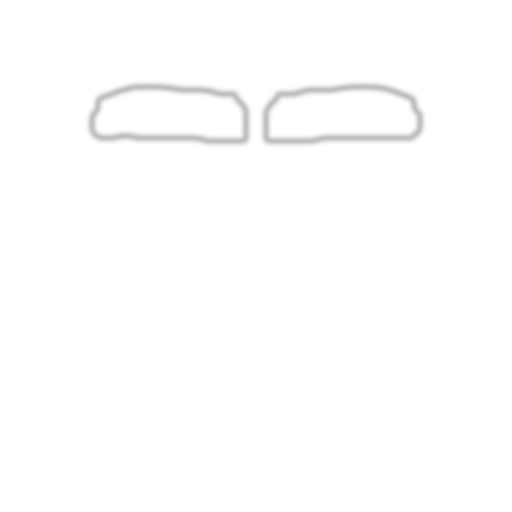
#> input picture unity/MakeupARUnityValidation/Assets/Resources/SmoothRegionMasks/brow-cleanup-source-v1.png, 512 x 512 px, found by its file name
$ python verify_brow_cleanup_source_mask.py
#> lines starting #> are read from the running program, lines starting #| are printed output that depends on the picture; after the words box and inside, x2 and y2 are one past the last pixel; in counts of white or black regions, pixels touching at a corner belong together
#!/usr/bin/env python3
"""Verify the canonical source-brow cleanup mask."""

from __future__ import annotations

import argparse
from collections import deque
from pathlib import Path
from typing import Any

import numpy as np
from PIL import Image


DEFAULT_MASK = Path(
    "unity/MakeupARUnityValidation/Assets/Resources/SmoothRegionMasks/"
    "brow-cleanup-source-v1.png"
)


def parse_args() -> argparse.Namespace:
    parser = argparse.ArgumentParser(description="Verify brow cleanup source mask.")
    parser.add_argument("--repo-root", type=Path, default=Path.cwd())
    parser.add_argument("--mask", type=Path, default=DEFAULT_MASK)
    parser.add_argument("--resolution", type=int, default=512)
    parser.add_argument("--active-threshold", type=int, default=8)
    parser.add_argument("--component-threshold", type=int, default=32)
    return parser.parse_args()


def resolve(repo: Path, path: Path) -> Path:
    return path if path.is_absolute() else repo / path


def require(condition: bool, message: str) -> None:
    if not condition:
        raise AssertionError(message)


def bbox_for(mask: np.ndarray) -> dict[str, int] | None:
    rows, cols = np.nonzero(mask)
    if len(cols) == 0:
        return None

    return {
        "left": int(cols.min()),
        "top": int(rows.min()),
        "right": int(cols.max()),
        "bottom": int(rows.max()),
        "width": int(cols.max() - cols.min() + 1),
        "height": int(rows.max() - rows.min() + 1),
    }


def connected_components(mask: np.ndarray, min_pixels: int) -> list[dict[str, Any]]:
    height, width = mask.shape
    visited = np.zeros(mask.shape, dtype=bool)
    components: list[dict[str, Any]] = []
    neighbors = ((1, 0), (-1, 0), (0, 1), (0, -1))

    rows, cols = np.nonzero(mask)
    for start_y, start_x in zip(rows.tolist(), cols.tolist()):
        if visited[start_y, start_x]:
            continue

        queue: deque[tuple[int, int]] = deque([(start_y, start_x)])
        visited[start_y, start_x] = True
        pixels: list[tuple[int, int]] = []
        while queue:
            y, x = queue.popleft()
            pixels.append((y, x))
            for dy, dx in neighbors:
                next_y = y + dy
                next_x = x + dx
                if (
                    0 <= next_y < height
                    and 0 <= next_x < width
                    and mask[next_y, next_x]
                    and not visited[next_y, next_x]
                ):
                    visited[next_y, next_x] = True
                    queue.append((next_y, next_x))

        if len(pixels) < min_pixels:
            continue

        ys, xs = zip(*pixels)
        components.append(
            {
                "pixelCount": len(pixels),
                "bbox": {
                    "left": int(min(xs)),
                    "top": int(min(ys)),
                    "right": int(max(xs)),
                    "bottom": int(max(ys)),
                    "width": int(max(xs) - min(xs) + 1),
                    "height": int(max(ys) - min(ys) + 1),
                },
                "centerX": float(sum(xs) / len(xs)),
                "centerY": float(sum(ys) / len(ys)),
            }
        )

    return sorted(components, key=lambda component: component["centerX"])


def main() -> None:
    args = parse_args()
    repo = args.repo_root.resolve()
    mask_path = resolve(repo, args.mask)
    require(mask_path.exists(), f"Missing brow cleanup source mask: {mask_path}")

    image = Image.open(mask_path).convert("RGBA")
#> image is the input picture: PIL image 512x512 RGBA; mean R, G, B, A 13.9, 13.9, 13.9, 13.9
    require(
        image.size == (args.resolution, args.resolution),
        f"Expected {args.resolution}x{args.resolution}, got {image.size}.",
    )

    red = np.asarray(image, dtype=np.uint8)[:, :, 0]
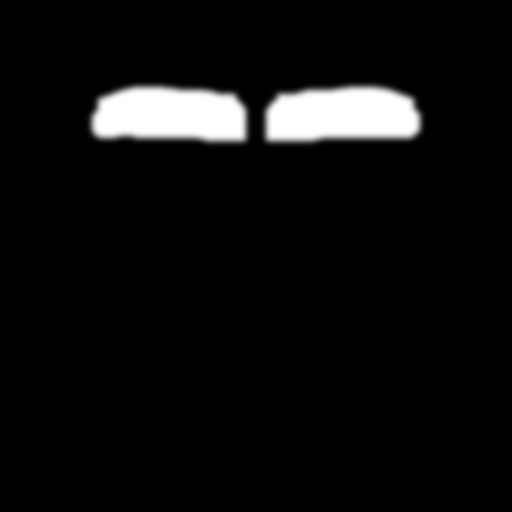
#> red: shape (512, 512); min 0, max 255, mean 13.9
    active = red > args.active_threshold
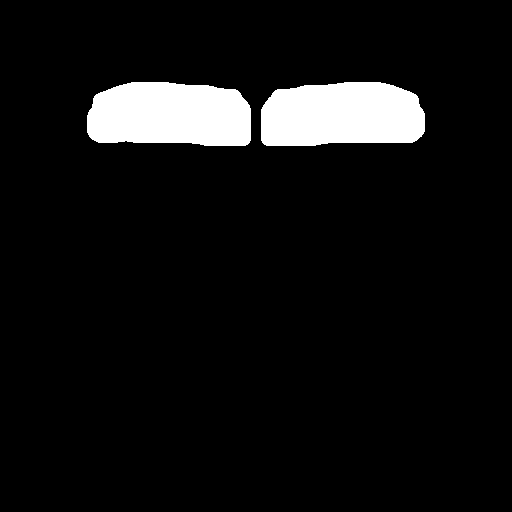
#> active: shape (512, 512) bool; 7% white; 2 white regions, box (x1, y1, x2, y2) and area: (261, 82, 425, 146) 9196, (87, 82, 251, 146) 9182
    active_count = int(active.sum())
#> active_count = 18378
    coverage = active_count / float(args.resolution * args.resolution)
#> coverage = 0.0701
    bounds = bbox_for(active)
#> in bbox_for, `rows, cols = np.nonzero(mask)`: rows = 18378 values from 82 to 145; cols = 18378 values, max 424 at index 8671, min 87 at index 8999, mean 255.6
#> bounds = {'left': 87, 'top': 82, 'right': 424, 'bottom': 145, 'width': 338, 'height': 64}
    require(bounds is not None, "Source cleanup mask has no active pixels.")
    require(16000 <= active_count <= 24000, f"Unexpected active pixels: {active_count}.")
    require(0.060 <= coverage <= 0.092, f"Unexpected coverage: {coverage:.6f}.")
    require(80 <= bounds["left"] <= 92, f"Source cleanup bbox left is off: {bounds}.")
    require(420 <= bounds["right"] <= 432, f"Source cleanup bbox right is off: {bounds}.")
    require(76 <= bounds["top"] <= 86, f"Source cleanup bbox top is off: {bounds}.")
    require(140 <= bounds["bottom"] <= 150, f"Source cleanup bbox bottom is off: {bounds}.")
    require(330 <= bounds["width"] <= 346, f"Source cleanup bbox width is off: {bounds}.")
    require(58 <= bounds["height"] <= 68, f"Source cleanup bbox height is off: {bounds}.")

    components = connected_components(red > args.component_threshold, min_pixels=5000)
#> in connected_components, `rows, cols = np.nonzero(mask)`: rows = 16764 values from 84 to 143; cols = 16764 values, max 422 at index 7909, min 89 at index 8229, mean 255.7
#> in connected_components, `rows, cols = np.nonzero(mask)`:
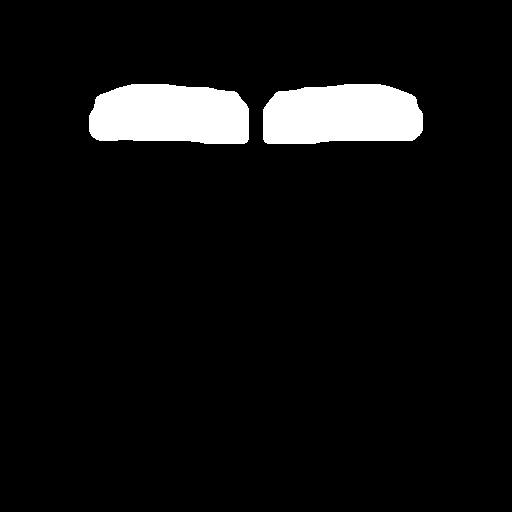
#> mask: shape (512, 512) bool; 6.4% white; 2 white regions, box (x1, y1, x2, y2) and area: (263, 84, 423, 144) 8390, (89, 84, 249, 144) 8374
#> the loop in connected_components, `for start_y, start_x in zip(rows.tolist(), cols.tolist()):` made 16764 passes
#> start_x on passes 1 to 3: 131, 132, 133
#> after the loop in connected_components, `for start_y, start_x in zip(rows.tolist(), cols.tolist()):`: components = 2 items
#> components = 2 items
    require(len(components) == 2, f"Expected two source cleanup components, got {components}.")
    left, right = components
#> left = 4 items; right = 4 items
    require(160 <= left["centerX"] <= 178, f"Left source cleanup center is off: {left}.")
    require(334 <= right["centerX"] <= 352, f"Right source cleanup center is off: {right}.")
    require(left["bbox"]["right"] < 255, f"Left source cleanup crosses too far inward: {left}.")
    require(right["bbox"]["left"] > 255, f"Right source cleanup crosses too far inward: {right}.")

    center_gap_pixels = int((red[:, 245:267] > 80).sum())
#> center_gap_pixels = 163
    require(center_gap_pixels <= 220, f"Source cleanup fills too much center gap: {center_gap_pixels}.")

    print(
        "brow_cleanup_source_mask_ok "
        f"path={mask_path.relative_to(repo).as_posix()} "
        f"activePixels={active_count} coverage={coverage:.6f} bbox={bounds} "
        f"components={components} centerGapPixels={center_gap_pixels}"
    )
#> (printed output is left out)


if __name__ == "__main__":
    main()
